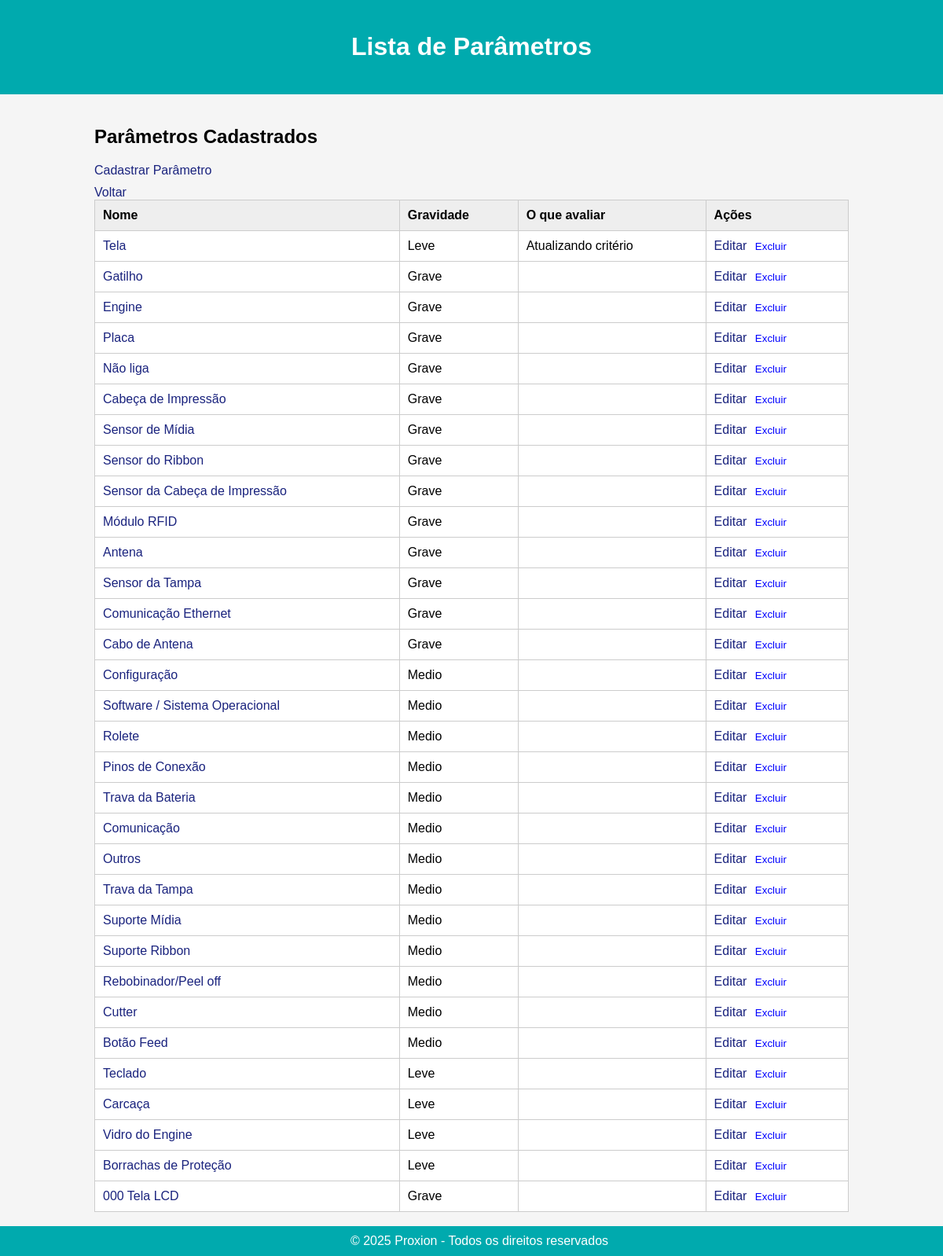
Before: /equipamentos/parametros/ with the older database file.
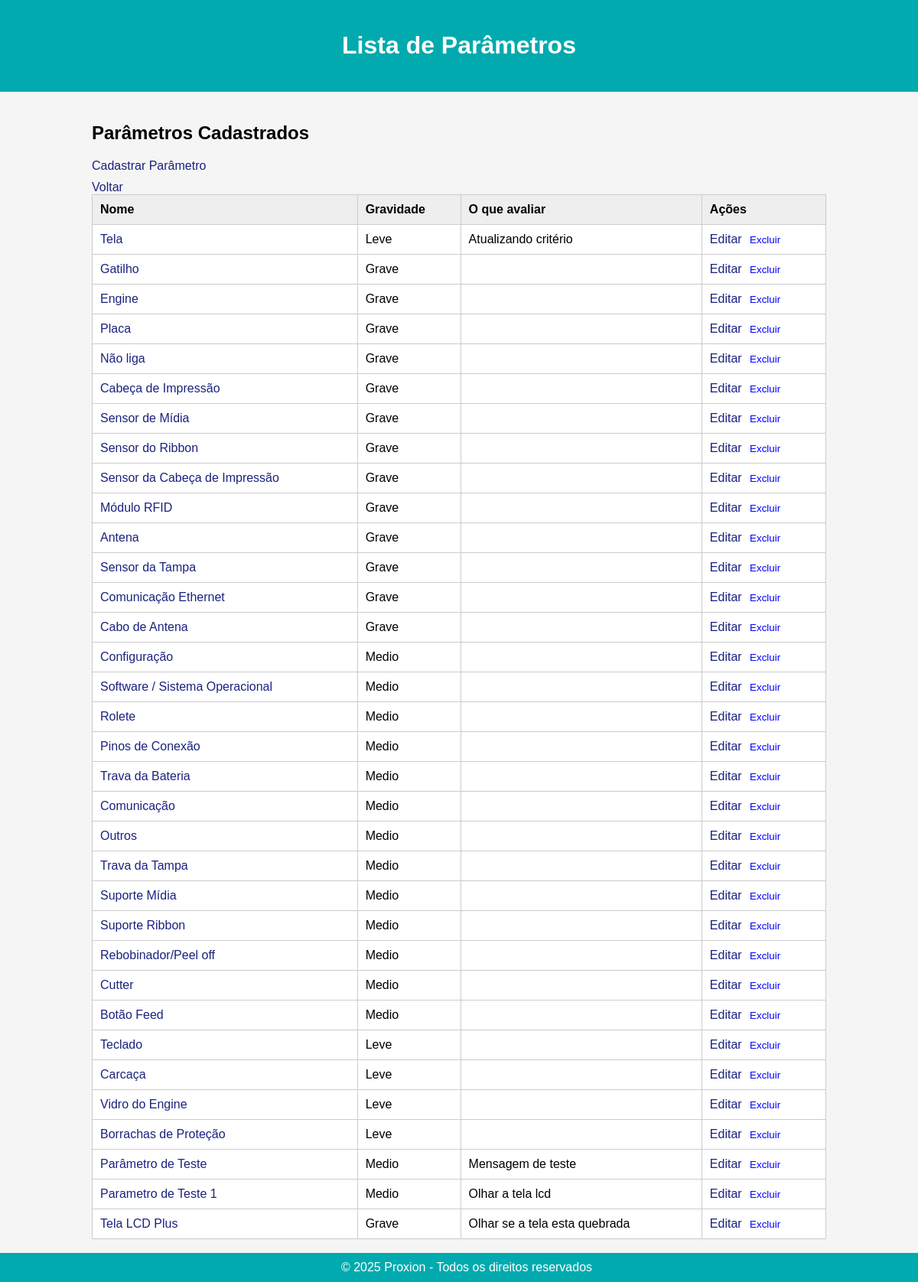
After: the same page with the newer database file.
### equipamentos/models.py (models this page shows, shortened)
class ParametroEquipamento(models.Model):
    nome = models.CharField(max_length=100, unique=True)
    GRAVIDADES = (
        ('leve', 'Leve'),
        ('medio', 'Médio'),
        ('grave', 'Grave'),
    )
    gravidade = models.CharField(max_length=10, choices=GRAVIDADES)
    avaliacao_ajuda = models.TextField(
        blank=True,
        verbose_name="Como avaliar",
        help_text="Descreva como o analista deve avaliar este parâmetro."
    )

### equipamentos/views.py (the view)
# urls.py: path('parametros/', views.listar_parametros, name='listar_parametros'),
def listar_parametros(request):
    parametros = ParametroEquipamento.objects.all()
    return render(request, 'parametros/listar_parametros.html', {'parametros': parametros})

### equipamentos/templates/parametros/listar_parametros.html (shortened to what this page needs)
{% extends 'base.html' %}
{% block header %}
    <h1>Lista de Parâmetros</h1>
{% endblock %}
{% block content %}
<h2>Parâmetros Cadastrados</h2>
<div>
    <a href="{% url 'equipamentos:cadastrar_parametro' %}" class="btn btn-primary mb-3">Cadastrar Parâmetro</a>
    <a href="{% url 'core:dashboard' %}" style="display:block; margin-top:10px;">Voltar</a>
</div>
<table border="1" cellspacing="0" cellpadding="8">
    <thead>
        <tr>
            <th>Nome</th>
            <th>Gravidade</th>
            <th>O que avaliar</th>
            <th>Ações</th>
        </tr>
    </thead>
    <tbody>
        {% for parametro in parametros %}
        <tr>
            <td><a href="{% url 'equipamentos:detalhes_parametro' parametro.id %}">{{ parametro.nome }}</a></td>
            <td>{{ parametro.gravidade|capfirst }}</td>
            <td>{{ parametro.avaliacao_ajuda }}</td>
            <td>
                <a href="{% url 'equipamentos:editar_parametro' parametro.id %}">Editar</a>
                <form method="POST" action="{% url 'equipamentos:excluir_parametro' parametro.id %}" style="display:inline;" onsubmit="return confirm('Tem certeza que deseja excluir este parâmetro?');">
                    <button type="submit" style="background:none;border:none;color:blue;cursor:pointer;">Excluir</button>
                </form>
            </td>
        </tr>
        {% empty %}
        <tr>
            <td colspan="3">Nenhum parâmetro cadastrado.</td>
        </tr>
        {% endfor %}
    </tbody>
</table>
<br><hr>
{% endblock %}

Changed rows visible on the page:
removed ParametroEquipamento: nome "000 Tela LCD", gravidade "Grave"
added ParametroEquipamento: nome "Parâmetro de Teste", gravidade "Medio", avaliacao_ajuda "Mensagem de teste"
added ParametroEquipamento: nome "Parametro de Teste 1", gravidade "Medio", avaliacao_ajuda "Olhar a tela lcd"
added ParametroEquipamento: nome "Tela LCD Plus", gravidade "Grave", avaliacao_ajuda "Olhar se a tela esta quebrada"
